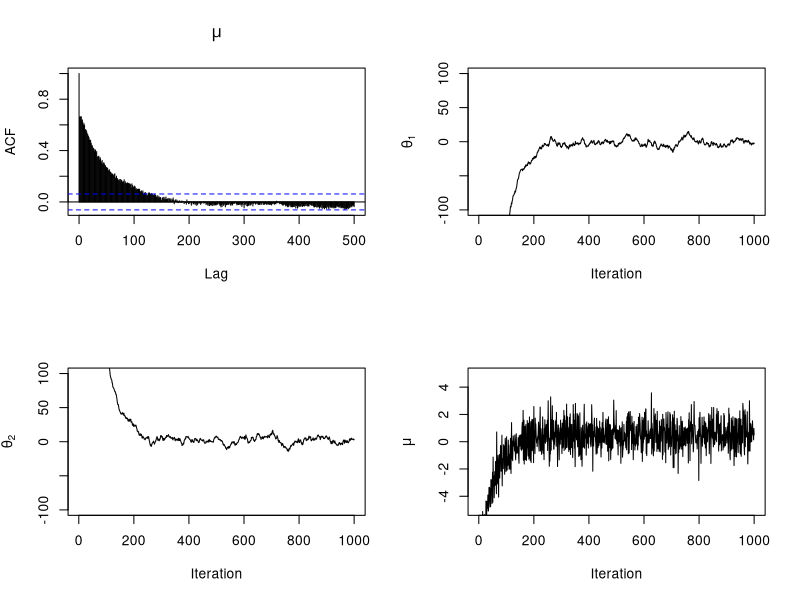
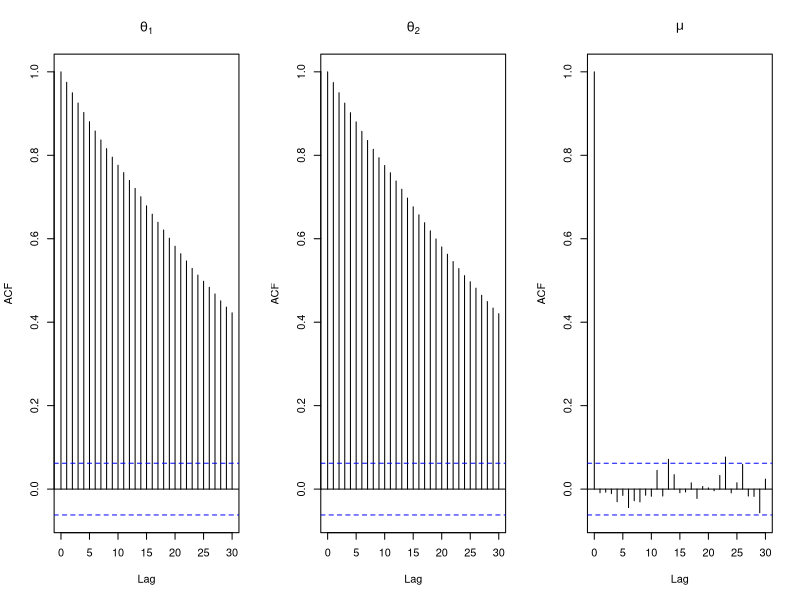
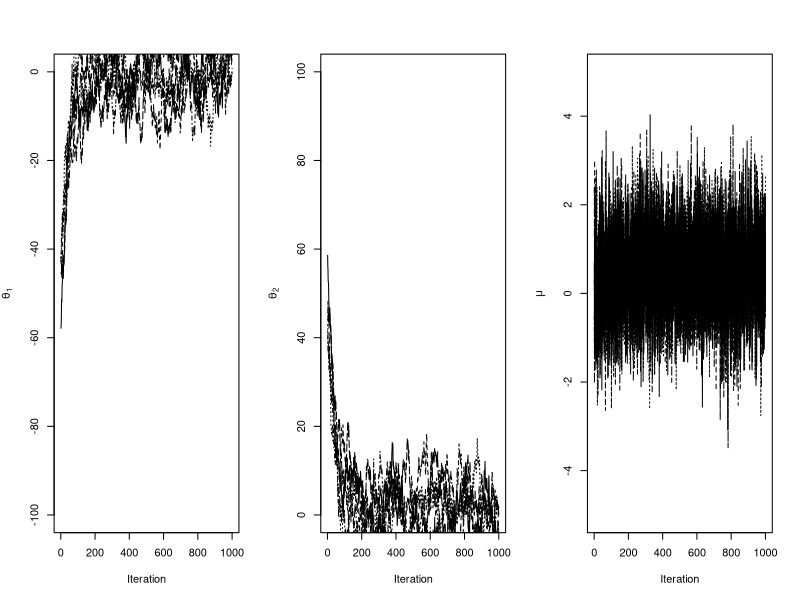

Source code (R) for these figures, in order:
y <-  0
a1 <- a2 <- 50
b1 <- b2 <- 10
K <- 1000
THETA <- array(NA,dim=c(5,K,2))
for(n in 1:5) {
	theta2 <- runif(1, min=40, max=60)
	for(i in 1:K) {
		mu1 <- (a1+b1^2*(y-theta2))/(1+b1^2)
		sigmasq1 <-  b1^2/(1+b1^2)
		theta1 <- rnorm(1, mean=mu1, sd=sqrt(sigmasq1))
		mu2 <- (a2+b2^2*(y-theta1))/(1+b2^2)
		sigmasq2 <-  b2^2/(1+b2^2)
		theta2 <- rnorm(1, mean=mu2, sd=sqrt(sigmasq2))
		THETA[n,i,] <- c(theta1, theta2)
	}
}

pdf(file="set2014_6problem2c7.pdf",height=4,width=12,points=12)
par(mfrow=c(1,3))
acf(THETA[1,,1],main=expression(theta[1]))
acf(THETA[1,,2],main=expression(theta[2]))
acf(THETA[1,,1]+THETA[1,,2],main=expression(mu))
dev.off()

pdf(file="set2014_6problem2c8.pdf",height=4,width=12,points=12)
par(mfrow=c(1,3))
plot(THETA[1,,1], type="l", lty=1, xlab="Iteration", ylab=expression(theta[1]), ylim=c(-100,0))
for(i in 2:5) lines(THETA[i,,1], lty=i)
plot(THETA[1,,2], type="l", lty=1, xlab="Iteration", ylab=expression(theta[2]), ylim=c(0,100))
for(i in 2:5) lines(THETA[i,,2], lty=i)
plot(THETA[1,,1]+THETA[1,,2], type="l", lty=1, xlab="Iteration", ylab=expression(mu), ylim=c(-5,5) )
for(i in 2:5) lines(THETA[i,,1]+THETA[i,,2], lty=i)
dev.off()

mean(THETA[1,,1])
## -65.29 (K=100, b=100)
## -32.66 (K=1000, b=100)
## -17.62 (K=100, b=10)
##    1.77 (K=1000, b=10)
sd(THETA[1,,1])
##   8.00 (K=100, b=100)
## 12.05 (K=1000, b=100)
## 13.22 (K=100, b=10)
##   9.80 (K=1000, b=10)
mean(THETA[1,,2])
## 65.35 (K=100, b=100)
## 32.67 (K=1000, b=100)
## 13.21 (K=100, b=10)
##  -1.28 (K=1000, b=10)
sd(THETA[1,,2])
##  8.11 (K=100, b =100)
##12.02 (K=1000,b=100)
##13.21 (K=100, b=10)
##  9.73 (K=1000, b=10)
mean(THETA[1,,1]+THETA[1,,2])
## 0.06 (K=100, b=100)
## 0.02 (K=1000, b=100)
## 0.14 (K=100, b=10)
## 0.49 (K=1000, b=10)
sd(THETA[1,,1]+THETA[1,,2])
## 1.02 (K=100, 100)
## 1.02 (K=1000, b=100)
## 0.87 (K=100, b=10)
## 1.02 (K=1000, b=10)

## Code for class

y <-  0
a1 <- a2 <- 50
b1 <- b2 <- 10
K <- 1000
theta2 <- 1000
THETA <- array(NA,dim=c(1,K,2))
for(i in 1:K) {
	mu1 <- (a1+b1^2*(y-theta2))/(1+b1^2)
	sigmasq1 <-  b1^2/(1+b1^2)
	theta1 <- rnorm(1, mean=mu1, sd=sqrt(sigmasq1))
	mu2 <- (a2+b2^2*(y-theta1))/(1+b2^2)
	sigmasq2 <-  b2^2/(1+b2^2)
	theta2 <- rnorm(1, mean=mu2, sd=sqrt(sigmasq2))
	THETA[1,i,] <- c(theta1, theta2)
}

par(mfrow=c(2,2))
acf(THETA[1,,1]+THETA[1,,2],lag.max=500,main=expression(mu))
plot(THETA[1,,1], type="l", lty=1, xlab="Iteration", ylab=expression(theta[1]), ylim=c(-100,100))
plot(THETA[1,,2], type="l", lty=1, xlab="Iteration", ylab=expression(theta[2]), ylim=c(-100,100))
plot(THETA[1,,1]+THETA[1,,2], type="l", lty=1, xlab="Iteration", ylab=expression(mu), ylim=c(-5,5) )
cat(" Mean of theta1: ", mean(THETA[1,,1]), "\n",
	"SD of theta1: ", sd(THETA[1,,1]), "\n",
	"Mean of theta2: ", mean(THETA[1,,2]), "\n",
	"SD of theta2: ", sd(THETA[1,,2]), "\n",
	"Mean of theta1+theta2: ", mean(THETA[1,,1]+THETA[1,,2]), "\n",
	"SD of theta1+theta2: ", sd(THETA[1,,1]+THETA[1,,2]), "\n")
